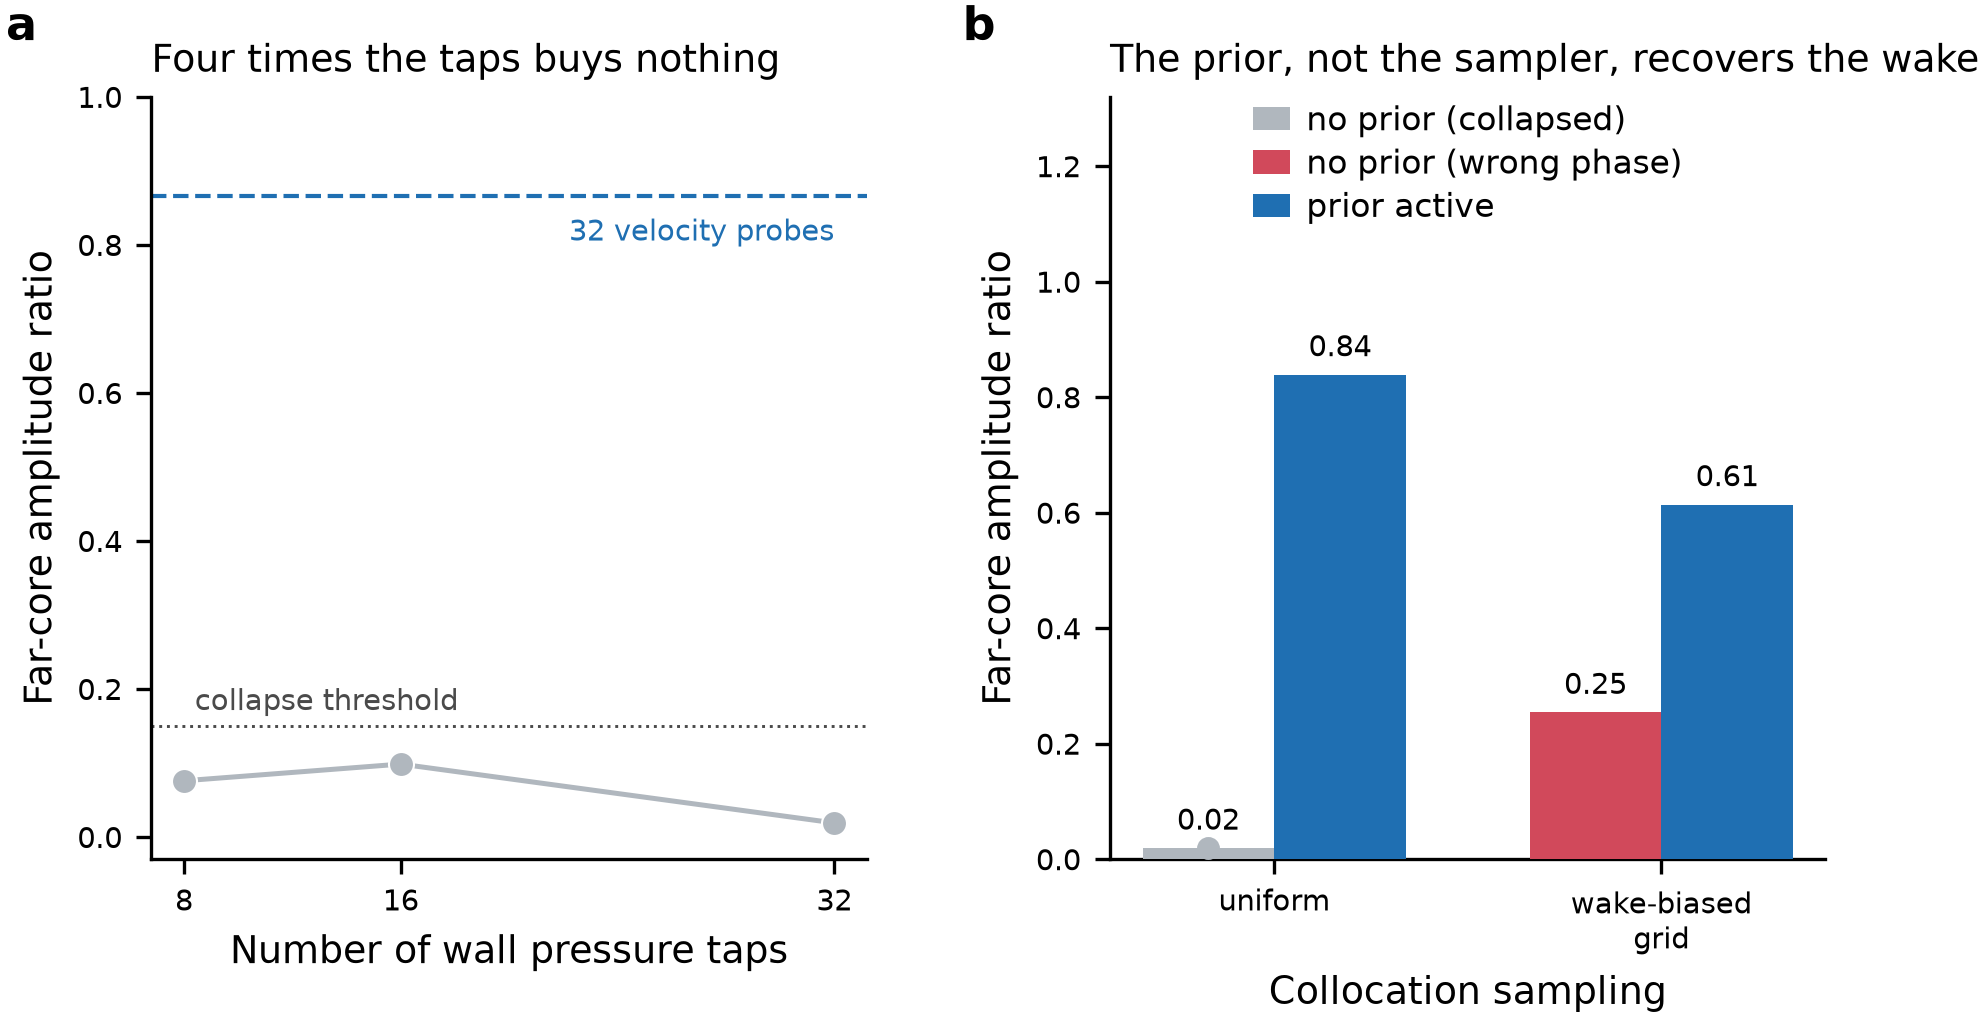

Generate this figure with Python:
"""Figure 2 - where the information has to come from.

One sentence this figure must make true:
    Adding pressure taps does not help, and moving collocation points into the
    wake does not either; only supplying wake structure recovers the mode.

Panel a: tap count against amplitude - the sensor axis is flat and collapsed.
Panel b: collocation sampler, prior off vs on - paired comparison.
"""
import os
import sys

sys.path.insert(0, os.path.dirname(os.path.abspath(__file__)))

import matplotlib.pyplot as plt
import numpy as np
from fig_common import (load, style, save, panel_letter, check_overlaps,
                        C_COLLAPSED, C_FALSE, C_RECOVERED, C_REF, COLLAPSE_AMP)

style()
df = load()
g = lambda a: df[df.arm == a].iloc[0]

fig, (ax, ax2) = plt.subplots(1, 2, figsize=(7.2, 3.3),
                              gridspec_kw=dict(wspace=0.34))

# ---------------------------------------------------------------- panel a
# Tap count. Arms 8, 9, 1 are single-variable: pressure-only, uniform
# sampling, no prior, differing only in tap count.
taps = [(g(8).NTaps, g(8).amp_far_core), (g(9).NTaps, g(9).amp_far_core),
        (g(1).NTaps, g(1).amp_far_core)]
tx, ty = zip(*taps)
ax.plot(tx, ty, "-o", color=C_COLLAPSED, lw=1.2, ms=6,
        markeredgecolor="white", markeredgewidth=0.5, zorder=3)
ax.axhline(COLLAPSE_AMP, color=C_REF, lw=0.7, ls=":", zorder=1)
ax.text(8.4, COLLAPSE_AMP + 0.012, "collapse threshold",
        fontsize=7, color=C_REF, va="bottom")
# The comparison that matters: where the probe arm sits on the same axis.
ax.axhline(g(4).amp_far_core, color=C_RECOVERED, lw=1.0, ls="--", zorder=2)
ax.text(32, g(4).amp_far_core - 0.03, "32 velocity probes",
        fontsize=7, color=C_RECOVERED, va="top", ha="right")
ax.set_xticks([8, 16, 32])
ax.set_xlabel("Number of wall pressure taps")
ax.set_ylabel("Far-core amplitude ratio")
ax.set_ylim(-0.03, 1.0)
ax.set_title("Four times the taps buys nothing")

# ---------------------------------------------------------------- panel b
# Sampler, prior off vs on. Each pair differs only in the sampler.
pairs = [("uniform", 1, 15), ("wake-biased\ngrid", 7, 10)]
x = np.arange(len(pairs))
w = 0.34
for i, (name, off, on) in enumerate(pairs):
    a_off, a_on = g(off), g(on)
    c_off = C_FALSE if a_off.relL2_far_core >= 1.0 else C_COLLAPSED
    ax2.bar(i - w / 2, a_off.amp_far_core, w, color=c_off, zorder=3)
    ax2.bar(i + w / 2, a_on.amp_far_core, w, color=C_RECOVERED, zorder=3)
    # A near-zero bar renders as a sliver that reads as an empty slot; give it
    # a visible marker at the baseline so the value is legible.
    if a_off.amp_far_core < 0.05:
        ax2.plot([i - w / 2], [a_off.amp_far_core], "o", ms=4.5,
                 color=c_off, zorder=4)
    for xx, v in ((i - w / 2, a_off.amp_far_core), (i + w / 2, a_on.amp_far_core)):
        ax2.text(xx, v + 0.02, f"{v:.2f}", ha="center", va="bottom", fontsize=7)
ax2.set_xticks(x)
ax2.set_xticklabels([p[0] for p in pairs])
ax2.set_xlabel("Collocation sampling")
ax2.set_ylabel("Far-core amplitude ratio")
ax2.set_ylim(0, 1.32)
ax2.set_title("The prior, not the sampler, recovers the wake")

# Identity labels are floor, not annotation budget.
ax2.bar(np.nan, np.nan, color=C_COLLAPSED, label="no prior (collapsed)")
ax2.bar(np.nan, np.nan, color=C_FALSE, label="no prior (wrong phase)")
ax2.bar(np.nan, np.nan, color=C_RECOVERED, label="prior active")
ax2.legend(loc="upper center", ncol=1, handlelength=1.1, handletextpad=0.5,
           borderpad=0.2, labelspacing=0.3, bbox_to_anchor=(0.5, 1.02))

panel_letter(ax, "a", dx=-0.16, dy=1.06)
panel_letter(ax2, "b", dx=-0.16, dy=1.06)

fig.canvas.draw()
bad = check_overlaps(fig)
if bad:
    print("text collisions:", bad)
print(save(fig, "fig2_information"))
